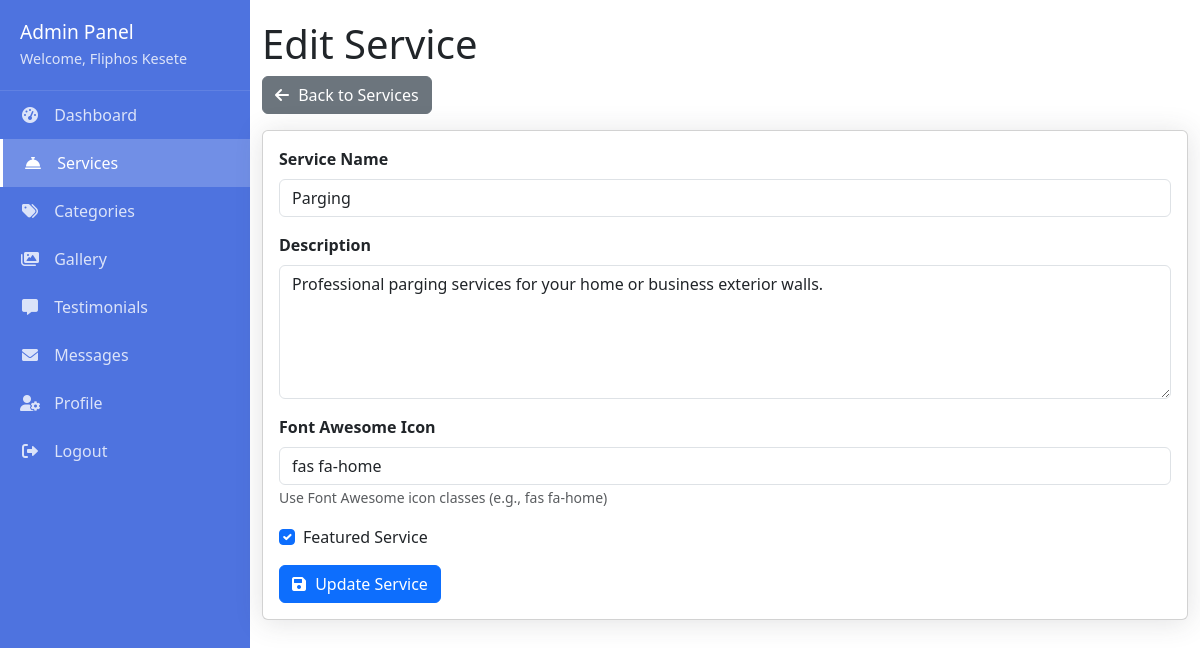
The page /admin/services/edit.php?id=1 (signed in) on the database its author committed.
### tables this page shows
CREATE TABLE services (
    id INT AUTO_INCREMENT PRIMARY KEY,
    name VARCHAR(100) NOT NULL,
    description TEXT,
    icon VARCHAR(50),
    featured BOOLEAN DEFAULT FALSE,
    created_at TIMESTAMP DEFAULT CURRENT_TIMESTAMP
);

### admin/services/edit.php (the view, shortened to what this page needs)
<?php
include '../includes/header.php';
include '../includes/navbar.php';
$id = $_GET['id'];
$stmt = $pdo->prepare("SELECT * FROM services WHERE id = ?");
$stmt->execute([$id]);
$service = $stmt->fetch();
?>
<div class="container">
    <h1>Edit Service</h1>
    <a href="index.php" class="btn btn-secondary mb-3"><i class="fas fa-arrow-left"></i> Back to Services</a>
    <div class="card">
        <div class="card-body">
            <form action="edit.php?id=<?php echo $id; ?>" method="post">
                <div class="mb-3">
                    <label for="name" class="form-label">Service Name</label>
                    <input type="text" class="form-control" id="name" name="name" value="<?php echo htmlspecialchars($service['name']); ?>" required>
                </div>
                <div class="mb-3">
                    <label for="description" class="form-label">Description</label>
                    <textarea class="form-control" id="description" name="description" rows="5" required><?php echo htmlspecialchars($service['description']); ?></textarea>
                </div>
                <div class="mb-3">
                    <label for="icon" class="form-label">Font Awesome Icon</label>
                    <input type="text" class="form-control" id="icon" name="icon" value="<?php echo htmlspecialchars($service['icon']); ?>" required>
                    <small class="text-muted">Use Font Awesome icon classes (e.g., fas fa-home)</small>
                </div>
                <div class="mb-3 form-check">
                    <input type="checkbox" class="form-check-input" id="featured" name="featured" <?php echo $service['featured'] ? 'checked' : ''; ?>>
                    <label class="form-check-label" for="featured">Featured Service</label>
                </div>
                <button type="submit" class="btn btn-primary"><i class="fas fa-save"></i> Update Service</button>
            </form>
        </div>
    </div>
</div>
<?php include '../includes/footer.php'; ?>

### admin/assets/CSS/admin.css (style rules this page uses)
:root { --primary: #4e73df; --secondary: #858796; --success: #1cc88a; --info: #36b9cc; --warning: #f6c23e; --danger: #e74a3b; --light: #f8f9fc; --dark: #5a5c69; }
body { font-family: 'Nunito', sans-serif; background-color: #f8f9fc; }
.container { flex: 1; padding: 20px; max-width: 1200px; margin: 0 auto; }
.card { border: none; border-radius: 5px; box-shadow: 0 0.15rem 1.75rem 0 rgba(58, 59, 69, 0.15); margin-bottom: 20px; }
.card-body { padding: 20px; }
.form-label { font-weight: 600; margin-bottom: 5px; }
.btn { display: inline-flex; align-items: center; justify-content: center; padding: 8px 16px; border-radius: 4px; font-weight: 600; cursor: pointer; transition: all 0.3s; border: none; }
.btn i { margin-right: 5px; }
.btn-primary { background: var(--primary); color: white; }
.btn-secondary { background: var(--secondary); color: white; }

### rows shown on the page
services: name "Parging", description "Professional parging services for your home or business exterior walls.", icon "fas fa-home", featured "☑"

### other values the page prints
$_SESSION['admin_name'] "Fliphos Kesete"
